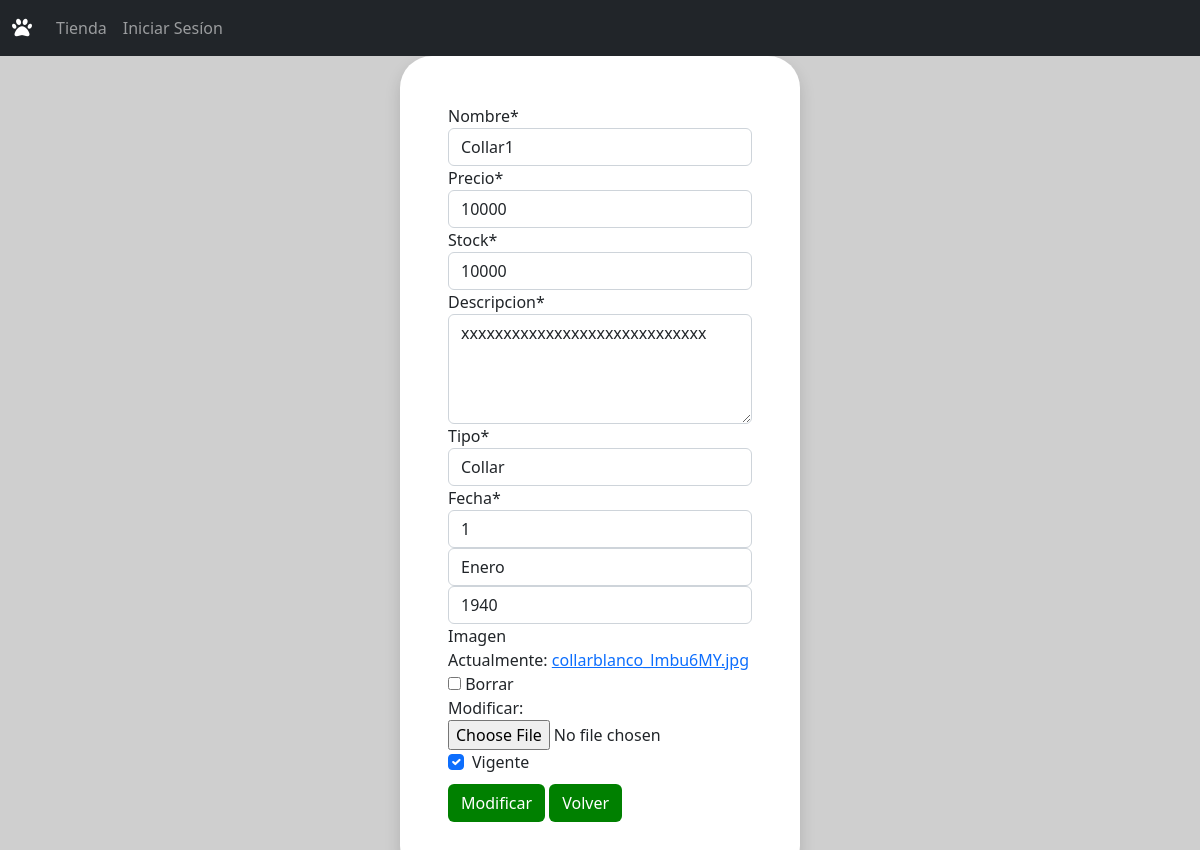
Before: /updateProducto/10/ with the older database file.
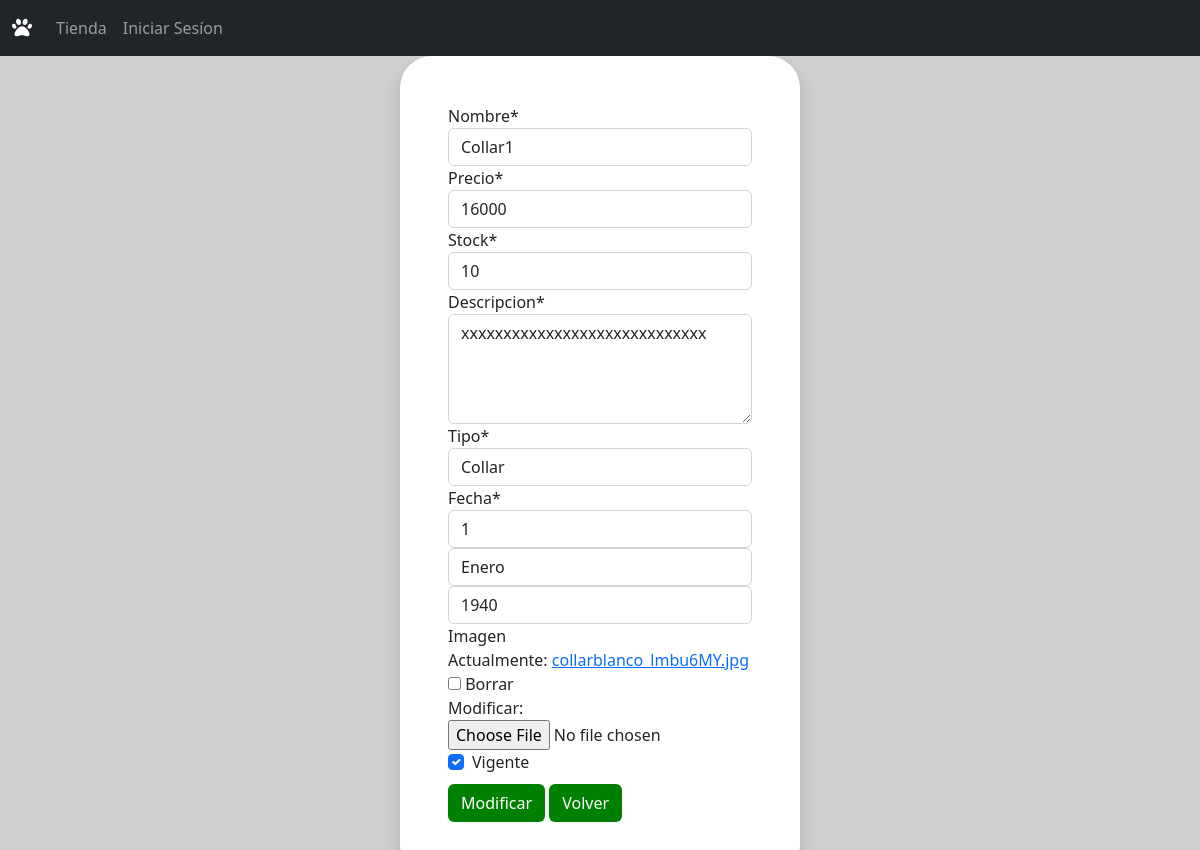
After: the same page with the newer database file.
### core/models.py (models this page shows, shortened)
class Producto(models.Model):
    nombre = models.CharField(max_length=50)
    precio = models.IntegerField()
    stock = models.IntegerField()
    descripcion = models.CharField(max_length=250)
    tipo = models.ForeignKey(TipoProducto, on_delete=models.CASCADE)
    fecha = models.DateField()
    imagen = models.ImageField(null=True, blank=True)
    vigente = models.BooleanField()

class TipoProducto(models.Model):
    descripcion = models.CharField(max_length=50)
    def __str__(self):
        return self.descripcion

### core/views.py (the view)
# urls.py: path('updateProducto/<id>/', updateProducto, name="updateProducto"),
def updateProducto(request, id):
    producto = Producto.objects.get(id=id) #OBTIENE UN PRODUCTO POR EL ID
    data = {
        'form' : ProductoForm(instance=producto) # CARGAMOS EL PRODUCTO EN EL FORM
    }
    if request.method == 'POST':
        formulario = ProductoForm(request.POST, instance=producto, files=request.FILES) # OBTIENE LA DATA DEL FORMULARIO
        if formulario.is_valid():
            formulario.save()
            messages.success(request, "Producto almacenado correctamente")
            data['form'] = formulario #CARGA LA NUEVA INFO EN EL FORM
    return render(request, 'core/updateProducto.html', data)

### core/forms.py
class ProductoForm (ModelForm):
    nombre = forms.CharField(widget=forms.TextInput(attrs={"placeholder":"Ingrese Nombre"}))
    precio = forms.IntegerField(min_value=0,widget=forms.NumberInput(attrs={"placeholder":"Ingrese Precio"}))
    stock = forms.IntegerField(min_value=0,widget=forms.NumberInput(attrs={"placeholder":"Ingrese Stock"}))
    descripcion = forms.CharField(min_length=10,max_length=200,widget=forms.Textarea(attrs={"rows":4}))
    class Meta:
        model = Producto
        fields = '__all__'
        widgets = {
                'fecha' : forms.SelectDateWidget(years=range(1940,2023))
        }

### core/templates/core/updateProducto.html (shortened to what this page needs)
{% extends 'core/base.html' %}
{% load static%}
{% load crispy_forms_tags %}
{% block contenido %}
<div class="container-fluid d-flex justify-content-center align-items-center"
    style="background-color: rgb(207, 207, 207)">
    <div class="bg-white p-5 rounded-5 text-dark shadow" style="width: 25rem">
        <form action="" method="POST" enctype="multipart/form-data">
            <table>
                {{ form | crispy }}
            </table>
            <input type="submit" class="btn btn-verde my-2" value="Modificar">
            <a href="{% url 'adminProductos' %}" class="btn btn-verde">Volver</a>
        </form>
    </div>
</div>
{% endblock %}

Changed rows visible on the page:
changed Producto "Collar1": precio "10000" → "16000"; stock "10000" → "10"
